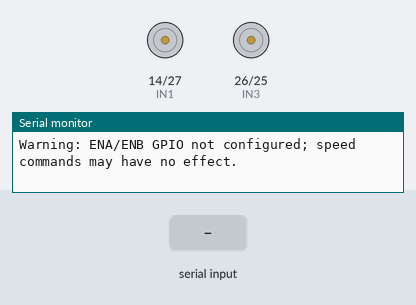
The sketch below on a simulated ESP32. Shown: motor-driver pin pairs drawn as motors (green arrow = first pin HIGH = forward, orange = second pin HIGH = backward, longer = more drive), the last lines printed to the serial monitor. Inputs (shaded band) come from the test bench. Nothing arrives over Bluetooth unless stated.

Above: at 1.2 s.
1.3 s: "F" received over the second serial link
At 2.4 s:
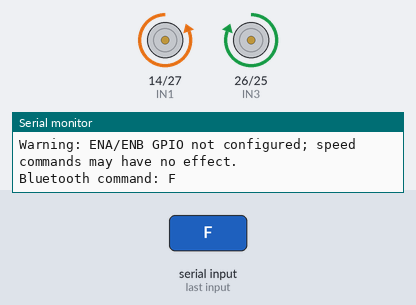
2.8 s: "B" received over the second serial link
At 3.5 s:
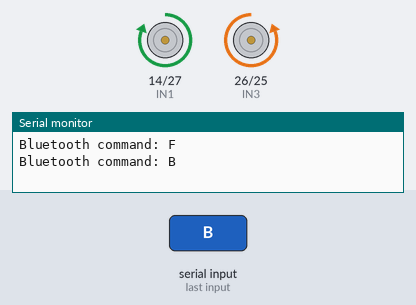
4.3 s: "L" received over the second serial link
At 4.8 s:
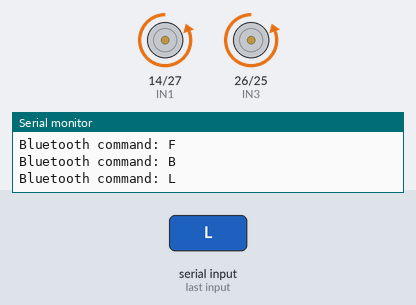
5.8 s: "R" received over the second serial link
At 7.0 s:
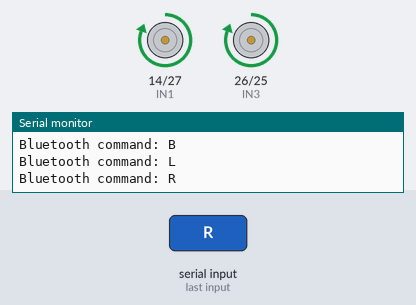
Timing chart, 0 to 10.3 s (numbered marks = the images above; inputs shaded):
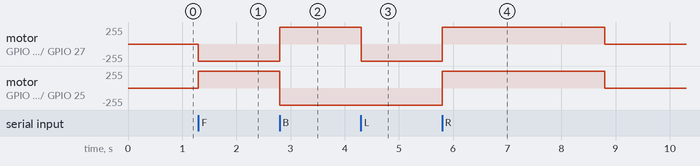

The sketch:

esp32_bluetooth_car.ino
```cpp
/*
 * Robotic Car (Object Detection) — reconstructed Bluetooth control firmware.
 *
 * SOURCE: 2023–2024 academic group project (maintained by Ilyes Dinedane)
 * RECONSTRUCTED FROM: 2023–2024 project report code listings (pp. 23–26).
 * NOT THE ORIGINAL FILE. NOT YET TESTED ON PHYSICAL HARDWARE.
 *
 * Four direction GPIO values are taken from the original report.
 * The original L298N ENA and ENB pins were NOT documented. Leave their
 * jumpers installed for full-speed testing, or set the GPIO values below
 * after verifying wiring, then remove the corresponding jumpers.
 *
 * Target: original ESP32-WROOM-32 using Bluetooth Classic SPP.
 */

#include <Arduino.h>
#include <BluetoothSerial.h>

BluetoothSerial SerialBT;

// Documented L298N direction pins
constexpr int IN1 = 14;
constexpr int IN2 = 27;
constexpr int IN3 = 26;
constexpr int IN4 = 25;

// Unknown in original report: configure ONLY after wiring verification.
// -1 means driver ENA/ENB jumpers remain fitted (constant-speed mode).
constexpr int ENA_PIN = -1;
constexpr int ENB_PIN = -1;

constexpr unsigned long COMMAND_TIMEOUT_MS = 3000;
unsigned long lastMotionCommandMs = 0;
bool isMoving = false;
int speedDuty = 150;  // 0..255; effective only with ENA/ENB PWM wired

void stopMotors() {
  digitalWrite(IN1, LOW);
  digitalWrite(IN2, LOW);
  digitalWrite(IN3, LOW);
  digitalWrite(IN4, LOW);
  isMoving = false;
}

void setMotorDuty(int duty) {
  speedDuty = constrain(duty, 0, 255);
  // analogWrite is available in Arduino-ESP32 core 2.x and 3.x.
  if (ENA_PIN >= 0) analogWrite(ENA_PIN, speedDuty);
  if (ENB_PIN >= 0) analogWrite(ENB_PIN, speedDuty);
}

// Direction mapping follows the original report's forward/backward/turn
// patterns. If motor group polarity differs on your chassis, verify wiring.
void drive(bool in1, bool in2, bool in3, bool in4) {
  digitalWrite(IN1, in1 ? HIGH : LOW);
  digitalWrite(IN2, in2 ? HIGH : LOW);
  digitalWrite(IN3, in3 ? HIGH : LOW);
  digitalWrite(IN4, in4 ? HIGH : LOW);
  isMoving = true;
  lastMotionCommandMs = millis();
}

void processBluetoothCommand(char cmd) {
  switch (cmd) {
    case 'F': case 'f': drive(false, true,  true, false); break;
    case 'B': case 'b': drive(true,  false, false, true);  break;
    case 'L': case 'l': drive(false, true,  false, true);  break;
    case 'R': case 'r': drive(true,  false, true,  false); break;
    case 'S': case 's': stopMotors(); break;
    // Approximate original duty mappings; exact PWM output requires EN pins.
    case '0': setMotorDuty(100); break;
    case '1': setMotorDuty(110); break;
    case '2': setMotorDuty(120); break;
    case '3': setMotorDuty(130); break;
    case '4': setMotorDuty(140); break;
    case '5': setMotorDuty(150); break;
    case '6': setMotorDuty(180); break;
    case '7': setMotorDuty(200); break;
    case '8': setMotorDuty(220); break;
    case '9': setMotorDuty(240); break;
    case 'q': setMotorDuty(255); break;
    default: return;
  }
  Serial.print("Bluetooth command: ");
  Serial.println(cmd);
}

void setup() {
  Serial.begin(115200);
  pinMode(IN1, OUTPUT);
  pinMode(IN2, OUTPUT);
  pinMode(IN3, OUTPUT);
  pinMode(IN4, OUTPUT);
  if (ENA_PIN >= 0) pinMode(ENA_PIN, OUTPUT);
  if (ENB_PIN >= 0) pinMode(ENB_PIN, OUTPUT);
  stopMotors();
  setMotorDuty(speedDuty);
  SerialBT.begin("RoboticCarESP32");
  Serial.println("RoboticCarESP32 ready. Commands: F B L R S 0..9 q");
  if (ENA_PIN < 0 || ENB_PIN < 0) {
    Serial.println("Warning: ENA/ENB GPIO not configured; speed commands may have no effect.");
  }
}

void loop() {
  while (SerialBT.available() > 0) {
    const char cmd = static_cast<char>(SerialBT.read());
    processBluetoothCommand(cmd);
  }
  // Added during reconstruction: fail-safe for lost/one-shot BT messages.
  if (isMoving && (millis() - lastMotionCommandMs >= COMMAND_TIMEOUT_MS)) {
    stopMotors();
    Serial.println("Motion timeout -> stopped");
  }
  delay(5);
}
```

Measured:
- after the input at 1.3 s, motor on GPIO 14 (IN1) / GPIO 27 (IN2): stopped → backward 255/255 at once; motor on GPIO 26 (IN3) / GPIO 25 (IN4): stopped → forward 255/255 at once
- after the input at 2.8 s, motor on GPIO 14 (IN1) / GPIO 27 (IN2): backward 255/255 → forward 255/255 at once; motor on GPIO 26 (IN3) / GPIO 25 (IN4): forward 255/255 → backward 255/255 at once
- after the input at 4.3 s, motor on GPIO 14 (IN1) / GPIO 27 (IN2): forward 255/255 → backward 255/255 at once
- after the input at 5.8 s, motor on GPIO 14 (IN1) / GPIO 27 (IN2), motor on GPIO 26 (IN3) / GPIO 25 (IN4): backward 255/255 → forward 255/255 at once, → stopped 3.0 s later
